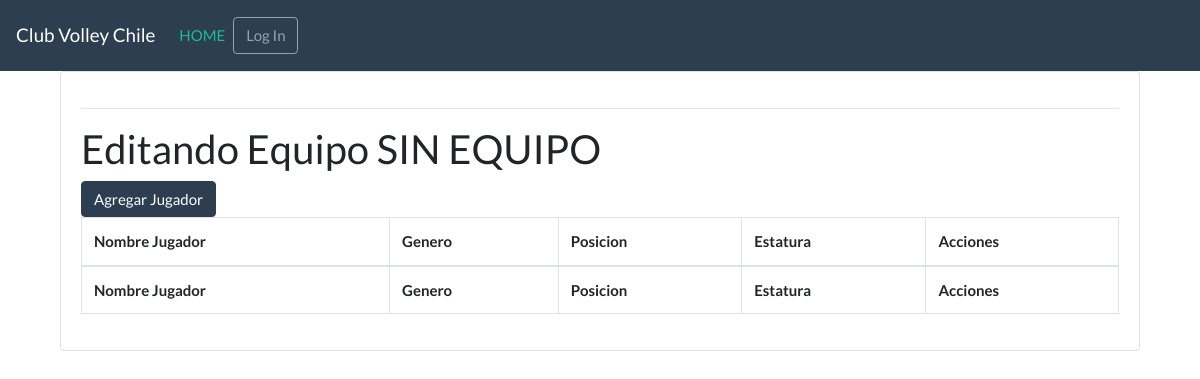
Before: /equipos/6/ with the older database file.
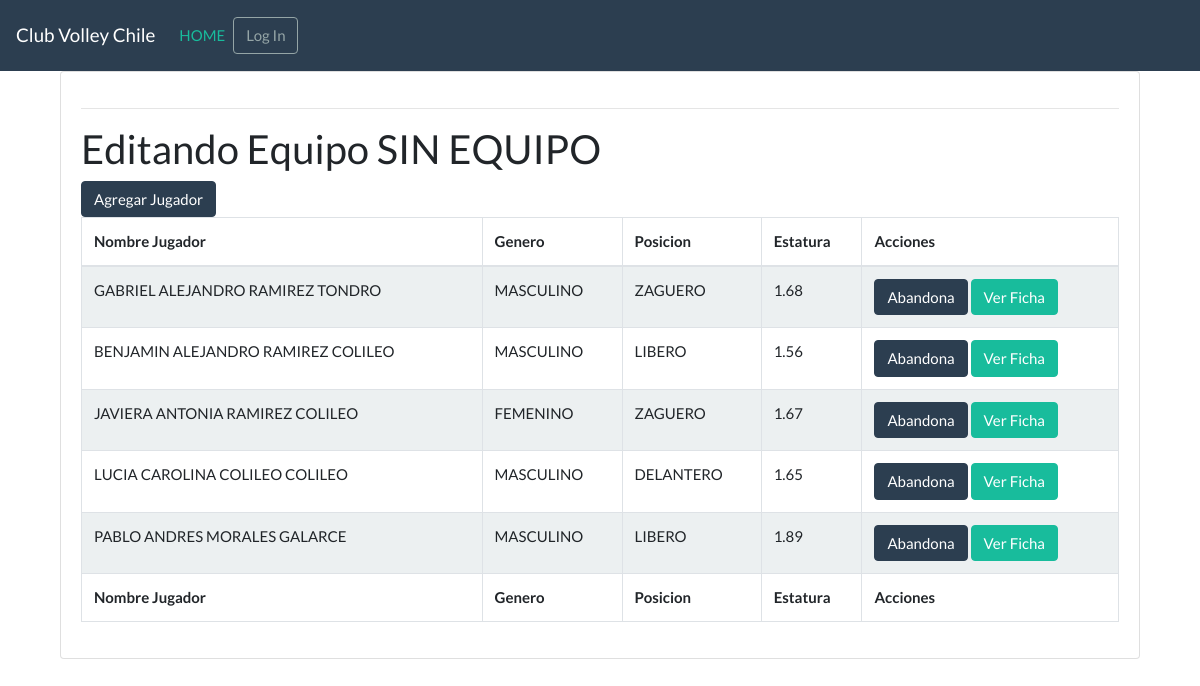
After: the same page with the newer database file.
### main/models.py (models this page shows, shortened)
class Equipo(models.Model):
    id                  = models.AutoField(primary_key=True)
    descripcion         = models.CharField(blank=False, null=False, max_length=255, unique=True)
    club                = models.ForeignKey(Club,null=False, on_delete=models.DO_NOTHING,verbose_name="Club")
    taller              = models.ForeignKey(Taller, null= False, on_delete=models.DO_NOTHING, verbose_name="Taller")
    es_titular          = models.BooleanField(default=True)
    es_interno          = models.BooleanField(default=True)
    es_activo           = models.BooleanField(default=True)
    es_delete           = models.BooleanField(default=False)
    fecha_crea          = models.DateField(default=timezone.now, help_text=("creation date"))
    fecha_modi          = models.DateField(auto_now=True, null= True)
    class Meta:
        verbose_name_plural="Equipos"
        db_table="equipo"

class Persona(models.Model):
    id                      = models.AutoField(primary_key=True)
    dna                     = models.CharField(blank=False, null=False, max_length=25, unique=True,verbose_name="Rut o Dna")
    dv                      = models.CharField(blank=False, null=False, max_length=2,verbose_name="Digito Verificador")
    nombres                 = models.CharField(blank=False, null=False, max_length=100,verbose_name="Nombres")
    apellido_paterno        = models.CharField(blank=False, null=False, max_length=100,verbose_name="Apellido Paterno")
    apellido_materno        = models.CharField(blank=False, null=False, max_length=100,verbose_name="Apellido Materno")
    genero                  = models.ForeignKey(Genero,null=True, on_delete=models.DO_NOTHING,verbose_name="Genero")
    fecha_nacimiento        = models.DateField(blank=False, null=False, verbose_name="Fceha de Nacimiento")
    estado_civil            = models.ForeignKey(EstadoCivil,null=False, on_delete=models.DO_NOTHING,verbose_name="Estado Civil")
    pais_origen             = models.ForeignKey(Pais,null=False, on_delete=models.DO_NOTHING,verbose_name="Nacionalidad")
    sistema_salud           = models.ForeignKey(SistemaSalud,null=False, on_delete=models.DO_NOTHING,verbose_name="Sistema de Salud")
    ocupacion               = models.CharField(blank=False, null=False, max_length=255)
    direccion               = models.CharField(blank=False, null=False, max_length=255)
    comuna                  = models.ForeignKey(Comuna,null=False, on_delete=models.DO_NOTHING,verbose_name="Comuna")
    movil                   = models.CharField(blank=False, null=False, max_length=20)
    fono                    = models.CharField(blank=False, null=False, max_length=20)
    email_personal          = models.EmailField(blank=False, null=False, max_length=255)
    club_origen             = models.ForeignKey(Club,null=False, on_delete=models.DO_NOTHING,verbose_name="Club Origen")
    equipo                  = models.ForeignKey(Equipo,null=False, on_delete=models.DO_NOTHING,verbose_name="Equipo")
    posicion                = models.ForeignKey(Posicion,null=False, on_delete=models.DO_NOTHING,verbose_name="Posicion Estudiante")
    observaciones           = models.TextField(blank=True, null=True)
    es_diestro              = models.BooleanField(default=True)
    es_zurdo                = models.BooleanField(default=False)
    estatura                = models.DecimalField(max_digits=3, decimal_places=2, blank=True, null=True)
    peso                    = models.DecimalField(max_digits=5, decimal_places=2, blank=True, null=True)
    es_docente              = models.BooleanField(default=False)
    es_activo               = models.BooleanField(default=True)
    es_delete               = models.BooleanField(default=False)
    fecha_crea              = models.DateField(default=timezone.now, help_text=("creation date"))
    fecha_modi              = models.DateField(auto_now=True, null= True)
    class Meta:
        verbose_name_plural="Personas"
        db_table="persona"

class Genero(models.Model):
    id                  = models.AutoField(primary_key=True)
    descripcion         = models.CharField(blank=False, null=False, max_length=255, unique=True)
    es_activo           = models.BooleanField(default=True)
    es_delete           = models.BooleanField(default=False)
    fecha_crea          = models.DateField(default=timezone.now, help_text=("creation date"))
    fecha_modi          = models.DateField(auto_now=True, null= True)
    class Meta:
        verbose_name_plural="Generos"
        db_table="genero"
    def __str__(self):
        return self.descripcion

class Posicion(models.Model):
    id                  = models.AutoField(primary_key=True)
    descripcion         = models.CharField(blank=False, null=False, max_length=255, unique=True)
    es_activo           = models.BooleanField(default=True)
    es_delete           = models.BooleanField(default=False)
    fecha_crea          = models.DateField(default=timezone.now, help_text=("creation date"))
    fecha_modi          = models.DateField(auto_now=True, null= True)
    class Meta:
        verbose_name_plural="Posiciones"
        db_table="posicion"
    def __str__(self):
        return self.descripcion

### equipos/views.py (the view)
# urls.py: path('<int:id>/', EquiposListView.as_view(), name='equipos_list'),
class EquiposListView(ListView):
    template_name = 'equipos/lista_equipos.html'
    def get_queryset(self,**kwargs):
        id_equipo=self.kwargs.get("id")
        return Persona.objects.filter(equipo_id=id_equipo)
    def get_context_data(self, **kwargs):
        context = super(EquiposListView, self).get_context_data(**kwargs)
        context['equipo'] = Equipo.objects.filter(id=self.kwargs['id'])
        return context

### templates/equipos/lista_equipos.html
{% extends 'base.html' %}
{% load crispy_forms_tags %}
{% block content %}
<div class="container">
  <div class="row justify-content-center">
    <div class="col-12">
      <div class="card">
        <div class="card-body">
          <hr/>
          {% if equipo %}
            {% for instancia in equipo %}
              <h2>Editando Equipo {{ instancia.descripcion }}</h2>
              <a class="btn btn-primary" href="{% url 'agregar_jugadores' instancia.id %}">Agregar Jugador</a>
            {% endfor %}
          {% else %}
            <h2>Sin Edicion de Equipo </h2>
            <a class="btn btn-primary" href="{% url 'agregar_jugadores' 0 %}">Agregar Jugador</a>
            <p>
          {% endif %}
          <table id="example" class="table table-striped table-bordered" style="width:100%">
            <thead>
                <tr>
                    <th>Nombre Jugador</th>
                    <th>Genero</th>
                    <th>Posicion</th>
                    <th>Estatura</th>
                    <th>Acciones</th>
                </tr>
            </thead>
             <tbody>
                    {% for instancia in object_list %}
                    <tr>
                        <td>{{ instancia.nombres }} {{ instancia.apellido_paterno }} {{ instancia.apellido_materno }} </td>
                        <td>{{ instancia.genero }}</td>
                        <td>{{ instancia.posicion }}</td>
                        <td>{{ instancia.estatura }}</td>
                        <td>
                            <a class="btn btn-primary" href="{% url 'abandona_equipo' instancia.id %}">Abandona</a>
                            <a class="btn btn-success" href="">Ver Ficha</a>
                        </td>
                    </tr>
                  {% endfor %}
          </tbody>
          <tfoot>
            <tr>
              <th>Nombre Jugador</th>
              <th>Genero</th>
              <th>Posicion</th>
              <th>Estatura</th>
              <th>Acciones</th>
              </tr>
          </tfoot>
          </table>
        </div>
      </div>
    </div>
  </div>
</div>
{% endblock %}

Changed rows visible on the page:
now on this page (row edited): Persona: nombres "GABRIEL ALEJANDRO", apellido_paterno "RAMIREZ", apellido_materno "TONDRO", genero "MASCULINO", posicion "ZAGUERO", estatura "1.68"
now on this page (row edited): Persona: nombres "BENJAMIN ALEJANDRO", apellido_paterno "RAMIREZ", apellido_materno "COLILEO", genero "MASCULINO", posicion "LIBERO", estatura "1.56"
now on this page (row edited): Persona: nombres "JAVIERA ANTONIA", apellido_paterno "RAMIREZ", apellido_materno "COLILEO", genero "FEMENINO", posicion "ZAGUERO", estatura "1.67"
now on this page (row edited): Persona: nombres "LUCIA CAROLINA", apellido_paterno "COLILEO", apellido_materno "COLILEO", genero "MASCULINO", posicion "DELANTERO", estatura "1.65"
now on this page (row edited): Persona: nombres "PABLO ANDRES", apellido_paterno "MORALES", apellido_materno "GALARCE", genero "MASCULINO", posicion "LIBERO", estatura "1.89"
